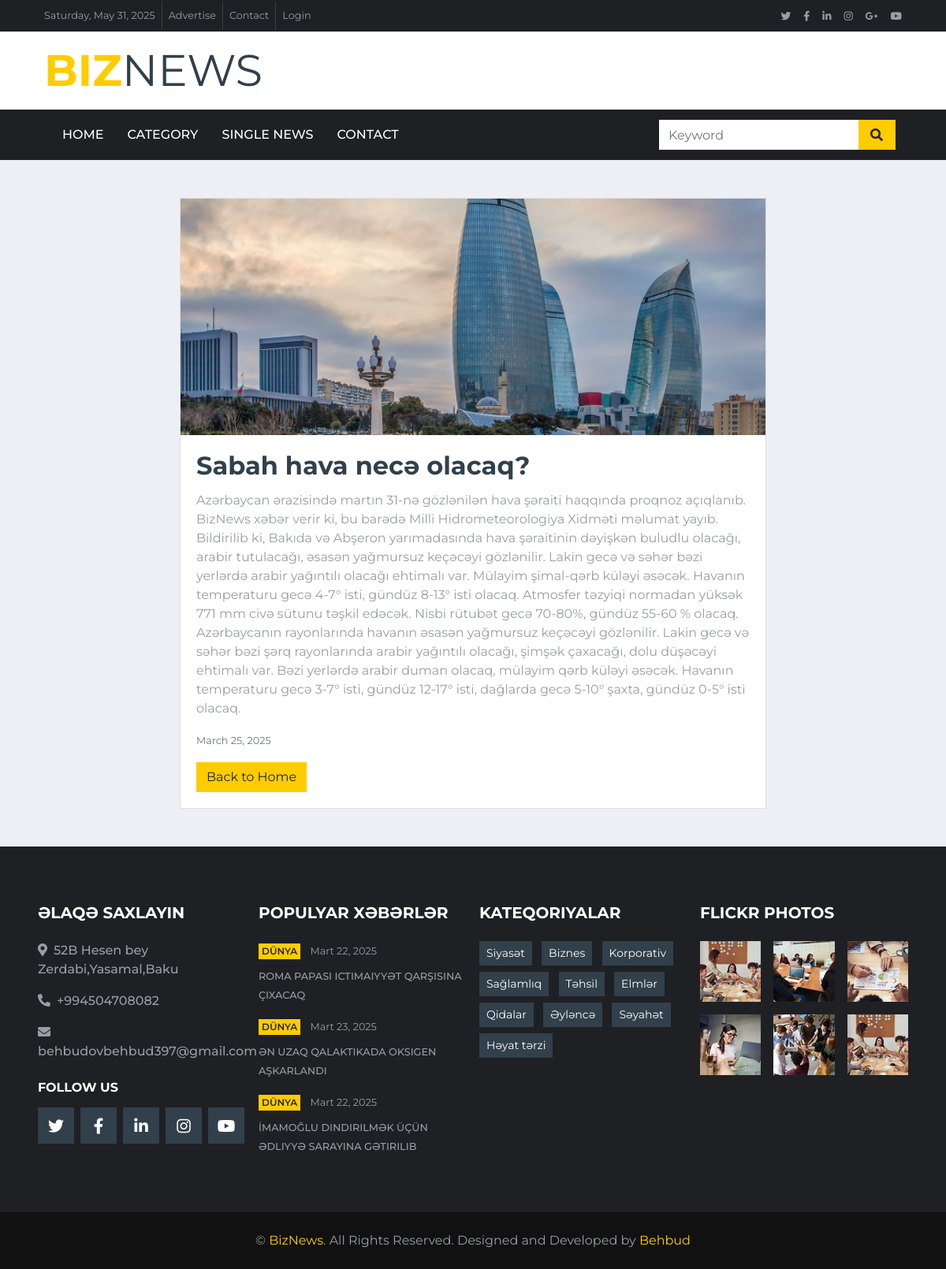
The page /PopularNews/1/ on the database its author committed.
### core/models.py (models this page shows, shortened)
class PopularNews(models.Model):
    CATEGORY_CHOICES = (
        ('biznes', 'Biznes'),
        ('idman', 'Idman'),
        ('texnologiya', 'Texnologiya'),
        ('əyləncə', 'Əyləncə'),
        ('həyat tərzi', 'Həyat tərzi'),
        ('qida', 'Qida'),
        ('elmlər', 'Elmlər'),
        ('təhsil', 'Təhsil'),
        ('sağlamlıq', 'Sağlamlıq'),
        ('korporativ', 'Korporativ'),
        ('siyasət', 'Siyasət'),
        ('din', 'Din'),
        ('cəmiyyət', 'Cəmiyyət')
    )
    title = models.CharField(max_length=255)
    image = models.ImageField(upload_to='news_images/')
    content = models.TextField()
    category = models.CharField(max_length=20, choices=CATEGORY_CHOICES)
    published_date = models.DateField(auto_now_add=True)

class SiteSettings(models.Model):
    location = models.CharField(max_length=255)
    phone = models.CharField(max_length=20)
    email = models.EmailField()

### core/views.py (the view)
# urls.py: path('PopularNews/<int:news_id>/', PopularNews_detail, name='PopularNews_detail'),
def PopularNews_detail(request, news_id):
    news = get_object_or_404(PopularNews, id=news_id)
    return render(request, 'PopularNews_detail.html', {'news': news})

### core/context_processors.py (called while the page is built)
def social_media_links(request):
    return{
        'facebook' : getattr(settings, 'FACEBOOK_URL', '#'),
        'twitter': getattr(settings, 'TWITTER_URL', '#'),
        'linkedin': getattr(settings, 'LINKEDIN_URL', '#'),
        'instagram': getattr(settings, 'INSTAGRAM_URL', '#'),
        'youtube': getattr(settings, 'YOUTUBE_URL', '#'),
        'google_plus': getattr(settings, 'GOOGLE_PLUS_URL', '#'),
    }

def social_links(request):
    return {
        "SOCIAL_LINKS": [
            {"name": "Facebook", "url": "#", "icon": "fab fa-facebook-f", "color": "#39569E", "followers": "12,346 Fans"},
            {"name": "Twitter", "url": "#", "icon": "fab fa-twitter", "color": "#52AAF4", "followers": "12,345 Followers"},
            {"name": "LinkedIn", "url": "#", "icon": "fab fa-linkedin-in", "color": "#0185AE", "followers": "12,345 Connects"},
            {"name": "Instagram", "url": "#", "icon": "fab fa-instagram", "color": "#C8359D", "followers": "12,345 Followers"},
            {"name": "YouTube", "url": "#", "icon": "fab fa-youtube", "color": "#DC472E", "followers": "12,345 Subscribers"},
            {"name": "Vimeo", "url": "#", "icon": "fab fa-vimeo-v", "color": "#055570", "followers": "12,345 Followers"},
        ]
    }

def categories_list(request):
    return{
        "CATEGORIES": [
            "Siyasət", "Biznes", "Korporativ", "Sağlamlıq", "Təhsil",
            "Elmlər", "Qidalar", "Əyləncə", "Səyahət", "Həyat tərzi"
        ]
    }

def site_settings(request):
    settings = SiteSettings.objects.first()  # İlk sətiri götür
    return {
        'site_settings': settings
    }

def current_date(request):
    return {'current_date': timezone.now().strftime('%A, %B %d, %Y')}

### templates/PopularNews_detail.html
{% extends 'base.html' %}
{% block content %}
    <div class="container mt-5">
        <div class="row">
            <div class="col-md-8 offset-md-2">
                <div class="card">
                    <img class="card-img-top" src="{{ news.image.url }}" alt="{{ news.title }}" style="object-fit: cover; height: 300px;">
                    <div class="card-body">
                        <h2 class="card-title">{{ news.title }}</h2>
                        <p class="card-text">{{ news.content }}</p>
                        <p class="text-muted"><small>{{ news.published_date }}</small></p>
                        <a href="{% url 'core:home' %}" class="btn btn-primary">Back to Home</a>
                    </div>
                </div>
            </div>
        </div>
    </div>
{% endblock %}

### templates/base.html (shortened to what this page needs)
<!DOCTYPE html>
{% load static %}
<html lang="en">
<head>
    <link href="https://cdnjs.cloudflare.com/ajax/libs/font-awesome/5.15.0/css/all.min.css" rel="stylesheet">
    <link href="{% static 'base_site/lib/owlcarousel/assets/owl.carousel.min.css' %}" rel="stylesheet">
    <link href="{% static 'base_site/css/style.css' %}" rel="stylesheet">
</head>
<body>
    <div class="container-fluid d-none d-lg-block">
        <div class="row align-items-center bg-dark px-lg-5">
            <div class="col-lg-9">
                <nav class="navbar navbar-expand-sm bg-dark p-0">
                    <ul class="navbar-nav ml-n2">
                        <li class="nav-item border-right border-secondary">
                            <a class="nav-link text-body small" href="#">
                                {{ current_date }}
                            </a>
                        </li>
                        <li class="nav-item border-right border-secondary">
                            <a class="nav-link text-body small" href="#">Advertise</a>
                        </li>
                        <li class="nav-item border-right border-secondary">
                            <a class="nav-link text-body small" href="{% url 'core:contact' %}">Contact</a>
                        </li>
                        <li class="nav-item">
                            <a class="nav-link text-body small" href="#">Login</a>
                        </li>
                    </ul>
                </nav>
            </div>
            <div class="col-lg-3 text-right d-none d-md-block">
                <nav class="navbar navbar-expand-sm bg-dark p-0">
                    <ul class="navbar-nav ml-auto mr-n2">
                        <li class="nav-item">
                            <a class="nav-link text-body" href="{{ twitter }}" target="_blank" {{ twitter }}><small class="fab fa-twitter"></small></a>
                        </li>
                        <li class="nav-item">
                            <a class="nav-link text-body" href="{{ facebook }}" target="_blank" {{ facebook }}><small class="fab fa-facebook-f"></small></a>
                        </li>
                        <li class="nav-item">
                            <a class="nav-link text-body" href="{{ linkedin }}" target="_blank" {{ linkedin }}><small class="fab fa-linkedin-in"></small></a>
                        </li>
                        <li class="nav-item">
                            <a class="nav-link text-body" href="{{ instagram }}" target="_blank" {{ instagram }}><small class="fab fa-instagram"></small></a>
                        </li>
                        <li class="nav-item">
                            <a class="nav-link text-body" href="{{google_plus}}" target="_blank" {{ google_plus }} ><small class="fab fa-google-plus-g"></small></a>
                        </li>
                        <li class="nav-item">
                            <a class="nav-link text-body" href="{{ youtube }}" target="_blank" {{ youtube }}><small class="fab fa-youtube"></small></a>
                        </li>
                    </ul>
                </nav>
            </div>
        </div>
        <div class="row align-items-center bg-white py-3 px-lg-5">
            <div class="col-lg-4">
                <a href="{% url 'core:home' %" class="navbar-brand p-0 d-none d-lg-block">
                    <h1 class="m-0 display-4 text-uppercase text-primary">Biz<span class="text-secondary font-weight-normal">News</span></h1>
                </a>
            </div>
        </div>
    </div>
    <div class="container-fluid p-0">
        <nav class="navbar navbar-expand-lg bg-dark navbar-dark py-2 py-lg-0 px-lg-5">
            <div class="collapse navbar-collapse justify-content-between px-0 px-lg-3" id="navbarCollapse">
                <div class="navbar-nav mr-auto py-0">
                    <a class="nav-link {% if request.path == '/' %} active {% endif %}" href="{% url 'core:home'%}" class="nav-item nav-link active">Home</a>
                    <a class="nav-link {% if request.path == '/category/' %} active {% endif %}" href="{% url 'core:category'%}" class="nav-item nav-link">Category</a>
                    <a class="nav-link {% if request.path == '/single/' %} active {% endif %}"  href="{% url 'core:single'%}" class="nav-item nav-link">Single News</a>
                    <a class="nav-link {% if request.path == '/contact/' %} active {% endif %}" href="{%  url 'core:contact'%}" class="nav-item nav-link">Contact</a>
                </div>
                <div class="input-group ml-auto d-none d-lg-flex" style="width: 100%; max-width: 300px;">
                    <input type="text" class="form-control border-0" placeholder="Keyword">
                    <div class="input-group-append">
                        <button class="input-group-text bg-primary text-dark border-0 px-3"><i
                                class="fa fa-search"></i></button>
                    </div>
                </div>
            </div>
        </nav>
    </div>
    {% block content %}{% endblock %}
    <div class="container-fluid bg-dark pt-5 px-sm-3 px-md-5 mt-5">
        <div class="row py-4">
            <div class="col-lg-3 col-md-6 mb-5">
                <h5 class="mb-4 text-white text-uppercase font-weight-bold">Əlaqə Saxlayın</h5>
                <p class="font-weight-medium"><i class="fa fa-map-marker-alt mr-2"></i>{{ site_settings.location}}</p>
                <p class="font-weight-medium"><i class="fa fa-phone-alt mr-2"></i>{{ site_settings.phone }}</p>
                <p class="font-weight-medium"><i class="fa fa-envelope mr-2"></i>{{ site_settings.email}}</p>
                <h6 class="mt-4 mb-3 text-white text-uppercase font-weight-bold">Follow Us</h6>
                <div class="d-flex justify-content-start">
                    <a class="btn btn-lg btn-secondary btn-lg-square mr-2" href="{{ twitter }}" target="_blank" {{ twitter }}><i class="fab fa-twitter"></i></a>
                    <a class="btn btn-lg btn-secondary btn-lg-square mr-2" href="{{ facebook }}" target="_blank" {{ facebook }}><i class="fab fa-facebook-f"></i></a>
                    <a class="btn btn-lg btn-secondary btn-lg-square mr-2" href="{{ linkedin }}"target="_blank" {{ linkedin }}><i class="fab fa-linkedin-in"></i></a>
                    <a class="btn btn-lg btn-secondary btn-lg-square mr-2" href="{{ instagram }}" target="_blank" {{ instagram }}><i class="fab fa-instagram"></i></a>
                    <a class="btn btn-lg btn-secondary btn-lg-square" href="{{ youtube }}" target="_blank" {{ youtube }}><i class="fab fa-youtube"></i></a>
                </div>
            </div>
            <div class="col-lg-3 col-md-6 mb-5">
                <h5 class="mb-4 text-white text-uppercase font-weight-bold">Populyar Xəbərlər</h5>
                <div class="mb-3">
                    <div class="mb-2">
                        <a class="badge badge-primary text-uppercase font-weight-semi-bold p-1 mr-2" href="">Dünya</a>
                        <a class="text-body" href=""><small>Mart 22, 2025</small></a>
                    </div>
                    <a class="small text-body text-uppercase font-weight-medium" href="">	Roma Papası ictimaiyyət qarşısına çıxacaq</a>
                </div>
                <div class="mb-3">
                    <div class="mb-2">
                        <a class="badge badge-primary text-uppercase font-weight-semi-bold p-1 mr-2" href="">Dünya</a>
                        <a class="text-body" href=""><small>Mart 23, 2025</small></a>
                    </div>
                    <a class="small text-body text-uppercase font-weight-medium" href="">Ən uzaq qalaktikada oksigen aşkarlandı</a>
                </div>
                <div class="">
                    <div class="mb-2">
                        <a class="badge badge-primary text-uppercase font-weight-semi-bold p-1 mr-2" href="">Dünya</a>
                        <a class="text-body" href=""><small>Mart 22, 2025</small></a>
                    </div>
                    <a class="small text-body text-uppercase font-weight-medium" href="">İmamoğlu dindirilmək üçün Ədliyyə Sarayına gətirilib</a>
                </div>
            </div>
            <div class="col-lg-3 col-md-6 mb-5">
                <h5 class="mb-4 text-white text-uppercase font-weight-bold">Kateqoriyalar</h5>
                <div class="m-n1">
                    {% for category in CATEGORIES %}
                        <a href="{% url 'core:category' %}" class="btn btn-sm btn-secondary m-1">
                            {{ category }}
                        </a>
                    {% endfor %}
                </div>
            </div>
            <div class="col-lg-3 col-md-6 mb-5">
                <h5 class="mb-4 text-white text-uppercase font-weight-bold">Flickr Photos</h5>
                <div class="row">
                    <div class="col-4 mb-3">
                        <a href=""><img class="w-100" src="{% static 'base_site/img/news-110x110-1.jpg' %}" alt=""></a>
                    </div>
                    <div class="col-4 mb-3">
                        <a href=""><img class="w-100" src="{% static 'base_site/img/news-110x110-2.jpg' %}" alt=""></a>
                    </div>
                    <div class="col-4 mb-3">
                        <a href=""><img class="w-100" src="{% static 'base_site/img/news-110x110-3.jpg' %}" alt=""></a>
                    </div>
                    <div class="col-4 mb-3">
                        <a href=""><img class="w-100" src="{% static 'base_site/img/news-110x110-4.jpg' %}" alt=""></a>
                    </div>
                    <div class="col-4 mb-3">
                        <a href=""><img class="w-100" src="{% static 'base_site/img/news-110x110-5.jpg' %}" alt=""></a>
                    </div>
                    <div class="col-4 mb-3">
                        <a href=""><img class="w-100" src="{% static 'base_site/img/news-110x110-1.jpg' %}" alt=""></a>
                    </div>
                </div>
            </div>
        </div>
    </div>
    <div class="container-fluid py-4 px-sm-3 px-md-5" style="background: #111111;">
        <p class="m-0 text-center">&copy; <a href="#">BizNews</a>. All Rights Reserved.
		Designed and Developed by <a href="https://htmlcodex.com">Behbud</a></p>
    </div>
</body>
</html>

### rows shown on the page
PopularNews: image (picture), title "Sabah hava necə olacaq?", content "Azərbaycan ərazisində martın 31-nə gözlənilən hava şəraiti haqqında proqnoz açıqlanıb. BizNews xəbər verir ki, bu barədə Milli Hidrometeorologiya Xidməti məlumat yayıb. Bildirilib ki, Bakıda və Abşeron yarımadasında hava şəraitinin dəyişkən buludlu olacağı, arabir tutulacağı, əsasən yağmursuz keçəcəyi gözlənilir. Lakin gecə və səhər bəzi yerlərdə arabir yağıntılı olacağı ehtimalı var. Mülayim şimal-qərb küləyi əsəcək. Havanın temperaturu gecə 4-7° isti, gündüz 8-13° isti olacaq. Atmosfer təzyiqi normadan yüksək 771 mm civə sütunu təşkil edəcək. Nisbi rütubət gecə 70-80%, gündüz 55-60 % olacaq. Azərbaycanın rayonlarında havanın əsasən yağmursuz keçəcəyi gözlənilir. Lakin gecə və səhər bəzi…", published_date "March 25, 2025"
SiteSettings: location "52B Hesen bey Zerdabi,Yasamal,Baku", phone "+994504708082", email "behbudovbehbud397@gmail.com"

### other values the page prints
{{ category }} "Siyasət" "Biznes" "Korporativ" "Sağlamlıq" "Təhsil" "Elmlər" "Qidalar" "Əyləncə" "Səyahət" "Həyat tərzi"
